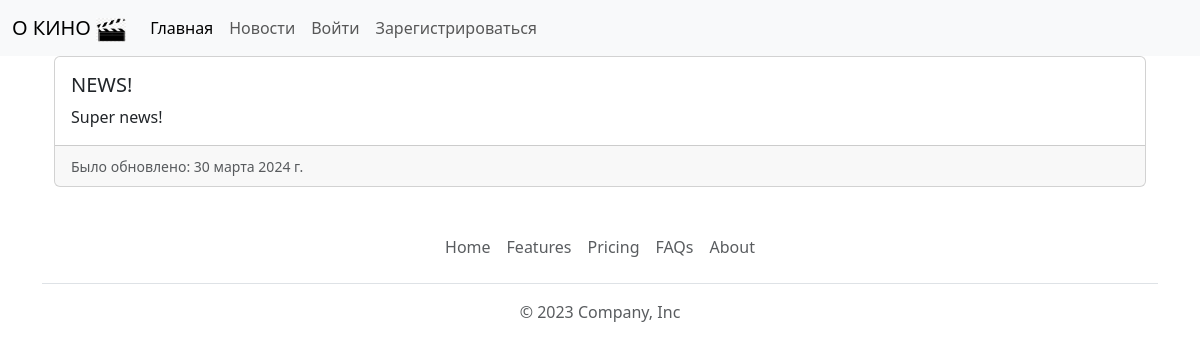
Page /news/ on the committed database.
### news/models.py (models this page shows, shortened)
class News(models.Model):
    headline = models.CharField(max_length=200)
    body = models.TextField()
    date = models.DateField()
    class Meta:
        verbose_name = 'Новости'
        verbose_name_plural = 'основные новости'

### news/views.py (the view)
# urls.py: path('news/', include('news.urls')),
def news(request):
    news = News.objects.all().order_by('-date')
    return render(request, 'news.html', {'newss': news})

### news/templates/news.html (shortened to what this page needs)
{% extends 'base.html' %}
{% block content %}
<!DOCTYPE html>
<html lang="ru">
    <link href="https://cdn.jsdelivr.net/npm/bootstrap@5.3.2/dist/css/bootstrap.min.css"
          rel="stylesheet"
>
    <div class="container">
        {% for news in  newss %}
                <div class="row row-cols-1 row-cols-md-0 g-3">
                        <div class="col">
                            <div class="card">
                                <div class="card-body">
                                    <h5 class="card-title">{{ news.headline }}</h5>
                                    <p class="card-text"> {{ news.body }} </p>
                                </div>
                            <div class="card-footer">
                                <small class="text-body-secondary">Было обновлено: {{ news.date }}</small>
                            </div>
                            </div></div></div>
        {% endfor %}
    </div>
{% endblock content %}

### rows in the picture
News: headline "NEWS!", body "Super news!", date "30 марта 2024 г."
